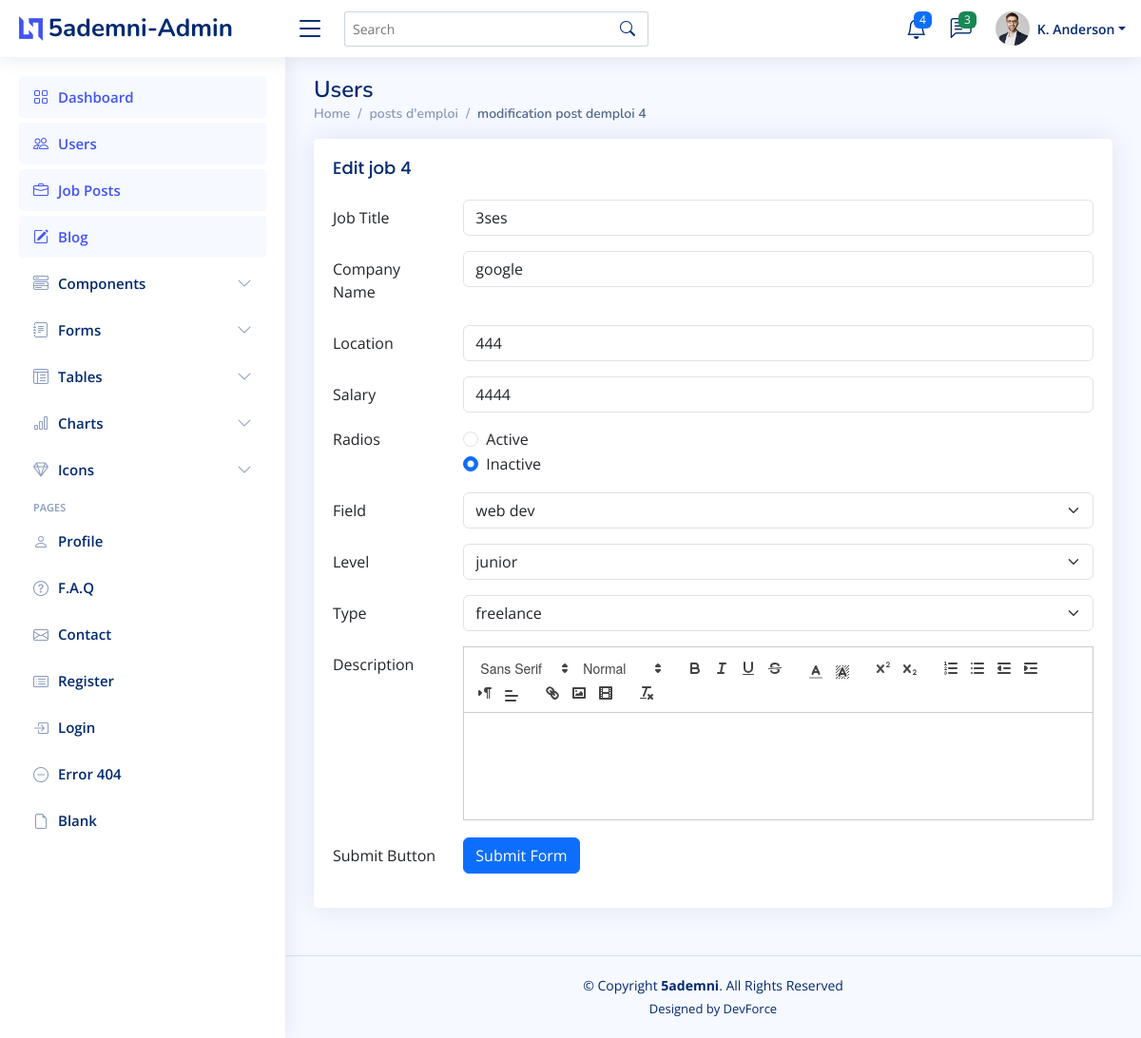
The page /view/back_office/edit-job.php?id=4 on the database its author committed.
### tables this page shows
CREATE TABLE IF NOT EXISTS `jobpostings` (
  `JobID` int NOT NULL AUTO_INCREMENT,
  `Title` varchar(30) NOT NULL,
  `Company` varchar(25) NOT NULL,
  `Location` varchar(30) NOT NULL,
  `PostingDate` datetime NOT NULL DEFAULT CURRENT_TIMESTAMP,
  `Salary` varchar(20) DEFAULT NULL,
  `Status` tinyint(1) NOT NULL DEFAULT '1',
  `FieldID` int DEFAULT NULL,
  `LevelID` int DEFAULT NULL,
  `EmploymentTypeID` int DEFAULT NULL,
  `JobDescription` varchar(1000) DEFAULT NULL,
  PRIMARY KEY (`JobID`),
  KEY `FieldID` (`FieldID`),
  KEY `EmploymentTypeID` (`EmploymentTypeID`),
  KEY `LevelID` (`LevelID`)
);

CREATE TABLE IF NOT EXISTS `fields` (
  `FieldID` int NOT NULL,
  `FieldName` varchar(20) NOT NULL,
  PRIMARY KEY (`FieldID`)
);

CREATE TABLE IF NOT EXISTS `levels` (
  `LevelID` int NOT NULL,
  `LevelName` varchar(10) DEFAULT NULL,
  PRIMARY KEY (`LevelID`)
);

CREATE TABLE IF NOT EXISTS `employmenttypes` (
  `EmploymentTypeID` int NOT NULL,
  `EmploymentTypeName` varchar(25) DEFAULT NULL,
  PRIMARY KEY (`EmploymentTypeID`)
);

### controller/jobPostC.php (called while the page is built, shortened)
<?php
class JobPostC
{
  public function getJobPostById($id)
  {
    $sql = "SELECT jobpostings.*, fields.FieldName, levels.LevelName, employmenttypes.EmploymentTypeName
        FROM jobpostings
        LEFT JOIN fields ON jobpostings.FieldID = fields.FieldID
        LEFT JOIN levels ON jobpostings.LevelID = levels.LevelID
        LEFT JOIN employmenttypes ON jobpostings.EmploymentTypeID = employmenttypes.EmploymentTypeID
        WHERE jobpostings.JobID = ?";
    $db = config::getConnexion();
    try {
      $stmt = $db->prepare($sql);
      $stmt->execute([$id]);
      $job_post = $stmt->fetch();
      return $job_post;
    } catch (Exception $e) {
      die('Erreur: ' . $e->getMessage());
    }
  }
}

### view/back_office/edit-job.php (the view, shortened to what this page needs)
<?php
include_once '../../Controller/jobPostC.php';
$jobPostC = new jobPostC();
if ($_SERVER["REQUEST_METHOD"] == "POST") {
  $id = $_GET['id'];
  $jobPost = new JobPost(
    $id,
    $_POST['title'],
    $_POST['company_name'],
    $_POST['location'],
    null,
    $_POST['salary'],
    $_POST['status'],
    $_POST['field_id'],
    $_POST['level_id'],
    $_POST['employment_type_id'],
    $_POST['description']
  );
  $jobPostC->updateJobPost($id, $jobPost);
  header('Location: job-posts.php');
  exit;
} elseif (isset($_GET['id'])) {
  $job_post = $jobPostC->getJobPostById($_GET['id']);
}
?>
<!DOCTYPE html>
<html lang="en">
<head>
  <link href="assets/vendor/bootstrap/css/bootstrap.min.css" rel="stylesheet" />
  <link href="assets/vendor/bootstrap-icons/bootstrap-icons.css" rel="stylesheet" />
  <link href="assets/vendor/boxicons/css/boxicons.min.css" rel="stylesheet" />
  <link href="assets/vendor/quill/quill.snow.css" rel="stylesheet" />
  <link href="assets/vendor/quill/quill.bubble.css" rel="stylesheet" />
  <link href="assets/vendor/remixicon/remixicon.css" rel="stylesheet" />
  <link href="assets/vendor/simple-datatables/style.css" rel="stylesheet" />
  <link href="assets/css/style.css" rel="stylesheet" />
</head>
<body>
  <header id="header" class="header fixed-top d-flex align-items-center">
    <div class="d-flex align-items-center justify-content-between">
      <a href="index.html" class="logo d-flex align-items-center">
        <img src="assets/img/logo.png" alt="" />
        <span class="d-none d-lg-block">5ademni-Admin</span>
      </a>
      <i class="bi bi-list toggle-sidebar-btn"></i>
    </div>
    <div class="search-bar">
      <form class="search-form d-flex align-items-center" method="POST" action="#">
        <input type="text" name="query" placeholder="Search" title="Enter search keyword" />
        <button type="submit" title="Search">
          <i class="bi bi-search"></i>
        </button>
      </form>
    </div>
    <nav class="header-nav ms-auto">
      <ul class="d-flex align-items-center">
        <li class="nav-item dropdown">
          <a class="nav-link nav-icon" href="#" data-bs-toggle="dropdown">
            <i class="bi bi-bell"></i>
            <span class="badge bg-primary badge-number">4</span> </a>
        </li>
        <li class="nav-item dropdown">
          <a class="nav-link nav-icon" href="#" data-bs-toggle="dropdown">
            <i class="bi bi-chat-left-text"></i>
            <span class="badge bg-success badge-number">3</span> </a>
        </li>
        <li class="nav-item dropdown pe-3">
          <a class="nav-link nav-profile d-flex align-items-center pe-0" href="#" data-bs-toggle="dropdown">
            <img src="assets/img/profile-img.jpg" alt="Profile" class="rounded-circle" />
            <span class="d-none d-md-block dropdown-toggle ps-2">K. Anderson</span> </a>
        </li>
      </ul>
    </nav>
  </header>
  <aside id="sidebar" class="sidebar">
    <ul class="sidebar-nav" id="sidebar-nav">
      <li class="nav-item">
        <a class="nav-link" href="index.html">
          <i class="bi bi-grid"></i>
          <span>Dashboard</span>
        </a>
      </li>
      <li class="nav-item">
        <a class="nav-link" href="users.html">
          <i class="bi bi-people"></i>
          <span>Users</span>
        </a>
      </li>
      <li class="nav-item">
        <a class="nav-link" href="job-posts.php">
          <i class="bi bi-briefcase"></i>
          <span>Job Posts</span>
        </a>
      </li>
      <li class="nav-item">
        <a class="nav-link" href="blog.html">
          <i class="bi bi-pencil-square"></i>
          <span>Blog</span>
        </a>
      </li>
      <li class="nav-item">
        <a class="nav-link collapsed" data-bs-target="#components-nav" data-bs-toggle="collapse" href="#">
          <i class="bi bi-menu-button-wide"></i><span>Components</span><i class="bi bi-chevron-down ms-auto"></i>
        </a>
      </li>
      <li class="nav-item">
        <a class="nav-link collapsed" data-bs-target="#forms-nav" data-bs-toggle="collapse" href="#">
          <i class="bi bi-journal-text"></i><span>Forms</span><i class="bi bi-chevron-down ms-auto"></i>
        </a>
      </li>
      <li class="nav-item">
        <a class="nav-link collapsed" data-bs-target="#tables-nav" data-bs-toggle="collapse" href="#">
          <i class="bi bi-layout-text-window-reverse"></i><span>Tables</span><i class="bi bi-chevron-down ms-auto"></i>
        </a>
      </li>
      <li class="nav-item">
        <a class="nav-link collapsed" data-bs-target="#charts-nav" data-bs-toggle="collapse" href="#">
          <i class="bi bi-bar-chart"></i><span>Charts</span><i class="bi bi-chevron-down ms-auto"></i>
        </a>
      </li>
      <li class="nav-item">
        <a class="nav-link collapsed" data-bs-target="#icons-nav" data-bs-toggle="collapse" href="#">
          <i class="bi bi-gem"></i><span>Icons</span><i class="bi bi-chevron-down ms-auto"></i>
        </a>
      </li>
      <li class="nav-heading">Pages</li>
      <li class="nav-item">
        <a class="nav-link collapsed" href="users-profile.html">
          <i class="bi bi-person"></i>
          <span>Profile</span>
        </a>
      </li>
      <li class="nav-item">
        <a class="nav-link collapsed" href="pages-faq.html">
          <i class="bi bi-question-circle"></i>
          <span>F.A.Q</span>
        </a>
      </li>
      <li class="nav-item">
        <a class="nav-link collapsed" href="pages-contact.html">
          <i class="bi bi-envelope"></i>
          <span>Contact</span>
        </a>
      </li>
      <li class="nav-item">
        <a class="nav-link collapsed" href="pages-register.html">
          <i class="bi bi-card-list"></i>
          <span>Register</span>
        </a>
      </li>
      <li class="nav-item">
        <a class="nav-link collapsed" href="pages-login.html">
          <i class="bi bi-box-arrow-in-right"></i>
          <span>Login</span>
        </a>
      </li>
      <li class="nav-item">
        <a class="nav-link collapsed" href="pages-error-404.html">
          <i class="bi bi-dash-circle"></i>
          <span>Error 404</span>
        </a>
      </li>
      <li class="nav-item">
        <a class="nav-link collapsed" href="pages-blank.html">
          <i class="bi bi-file-earmark"></i>
          <span>Blank</span>
        </a>
      </li>
    </ul>
  </aside>
  <main id="main" class="main">
    <div class="pagetitle">
      <h1>Users</h1>
      <nav>
        <ol class="breadcrumb">
          <li class="breadcrumb-item"><a href="index.php">Home</a></li>
          <li class="breadcrumb-item"><a href="job-posts.php">posts d'emploi</a></li>
          <li class="breadcrumb-item active">modification post demploi <?php echo $job_post['JobID']; ?></li>
        </ol>
      </nav>
    </div>
    <div class="card">
      <div class="card-body">
        <h5 class="card-title">Edit job <?php echo $job_post['JobID']; ?></h5>
        <form method="POST">
          <div class="row mb-3">
            <label for="inputText" class="col-sm-2 col-form-label">Job Title</label>
            <div class="col-sm-10">
              <input type="text" class="form-control" name="title" value="<?php echo $job_post['Title']; ?>">
            </div>
          </div>
          <div class="row mb-3">
            <label for="inputText" class="col-sm-2 col-form-label">Company Name</label>
            <div class="col-sm-10">
              <input type="text" class="form-control" name="company_name" value="<?php echo $job_post['Company']; ?>">
            </div>
          </div>
          <div class=" row mb-3">
            <label for="inputText" class="col-sm-2 col-form-label">Location</label>
            <div class="col-sm-10">
              <input type="text" class="form-control" name="location" value="<?php echo $job_post['Location']; ?>">
            </div>
          </div>
          <div class="row mb-3">
            <label for="inputText" class="col-sm-2 col-form-label">Salary</label>
            <div class="col-sm-10">
              <input type="text" class="form-control" name="salary" value="<?php echo $job_post['Salary']; ?>">
            </div>
          </div>
          <fieldset class="row mb-3">
            <legend class="col-form-label col-sm-2 pt-0">Radios</legend>
            <div class="col-sm-10">
              <div class="form-check">
                <input class="form-check-input" type="radio" name="status" id="gridRadios1" value="1" <?php echo $job_post['Status'] == 1 ? 'checked' : ''; ?>>
                <label class="form-check-label" for="gridRadios1">
                  Active
                </label>
              </div>
              <div class="form-check">
                <input class="form-check-input" type="radio" name="status" id="gridRadios2" value="0" <?php echo $job_post['Status'] == 0 ? 'checked' : ''; ?>>
                <label class="form-check-label" for="gridRadios2">
                  Inactive
                </label>
              </div>
            </div>
          </fieldset>
          <div class="row mb-3">
            <label class="col-sm-2 col-form-label">Field</label>
            <div class="col-sm-10">
              <select class="form-select" name="field_id" aria-label="Default select example">
                <option selected value="<?php echo $job_post['FieldID']; ?>"><?php echo $job_post['FieldName']; ?></option>
              </select>
            </div>
          </div>
          <div class="row mb-3">
            <label class="col-sm-2 col-form-label">Level</label>
            <div class="col-sm-10">
              <select class="form-select" name="level_id" aria-label="Default select example">
                <option selected value="<?php echo $job_post['LevelID']; ?>"><?php echo $job_post['LevelName']; ?></option>
              </select>
            </div>
          </div>
          <div class="row mb-3">
            <label class="col-sm-2 col-form-label">Type</label>
            <div class="col-sm-10">
              <select class="form-select" name="employment_type_id" aria-label="Default select example">
                <option selected value="<?php echo $job_post['EmploymentTypeID']; ?>"><?php echo $job_post['EmploymentTypeName']; ?></option>
              </select>
            </div>
          </div>
          <div class="row mb-3">
            <label class="col-sm-2 col-form-label">Description</label>
            <div class="col-sm-10">
              <div class="quill-editor-full">
              </div>
            </div>
          </div>
          <br>
          <br>
          <br>
          <div class="row mb-3">
            <label class="col-sm-2 col-form-label">Submit Button</label>
            <div class="col-sm-10">
              <button type="submit" class="btn btn-primary" value="Submit">Submit Form</button>
            </div>
          </div>
        </form>
      </div>
    </div>
  </main>
  <footer id="footer" class="footer">
    <div class="copyright">
      &copy; Copyright <strong><span>5ademni</span></strong>. All Rights Reserved
    </div>
    <div class="credits">
      Designed by DevForce
    </div>
  </footer>
</body>
</html>

### view/back_office/assets/css/style.css (style rules this page uses)
:root { scroll-behavior: smooth; }
body { font-family: "Open Sans", sans-serif; background: #f6f9ff; color: #444444; }
a { color: #4154f1; text-decoration: none; }
h1, h2, h3, h4, h5, h6 { font-family: "Nunito", sans-serif; }
#main { margin-top: 60px; padding: 20px 30px; transition: all 0.3s; }
.pagetitle { margin-bottom: 10px; }
.pagetitle h1 { font-size: 24px; margin-bottom: 0; font-weight: 600; color: #012970; }
.card { margin-bottom: 30px; border: none; border-radius: 5px; box-shadow: 0px 0 30px rgba(1, 41, 112, 0.1); }
.card-title { padding: 20px 0 15px 0; font-size: 18px; font-weight: 500; color: #012970; font-family: "Poppins", sans-serif; }
.card-body { padding: 0 20px 20px 20px; }
.breadcrumb { font-size: 14px; font-family: "Nunito", sans-serif; color: #899bbd; font-weight: 600; }
.breadcrumb a { color: #899bbd; transition: 0.3s; }
.breadcrumb .breadcrumb-item::before { color: #899bbd; }
.breadcrumb .active { color: #51678f; font-weight: 600; }
.logo { line-height: 1; }
@media (min-width: 1200px) { .logo { width: 280px; } }
.logo img { max-height: 26px; margin-right: 6px; }
.logo span { font-size: 26px; font-weight: 700; color: #012970; font-family: "Nunito", sans-serif; }
.header { transition: all 0.5s; z-index: 997; height: 60px; box-shadow: 0px 2px 20px rgba(1, 41, 112, 0.1); background-color: #fff; padding-left: 20px; }
.header .toggle-sidebar-btn { font-size: 32px; padding-left: 10px; cursor: pointer; color: #012970; }
.header .search-bar { min-width: 360px; padding: 0 20px; }
.header .search-form { width: 100%; }
.header .search-form input { border: 0; font-size: 14px; color: #012970; border: 1px solid rgba(1, 41, 112, 0.2); padding: 7px 38px 7px 8px; border-radius: 3px; transition: 0.3s; width: 100%; }
.header .search-form button { border: 0; padding: 0; margin-left: -30px; background: none; }
.header .search-form button i { color: #012970; }
.header-nav ul { list-style: none; }
.header-nav>ul { margin: 0; padding: 0; }
.header-nav .nav-icon { font-size: 22px; color: #012970; margin-right: 25px; position: relative; }
.header-nav .nav-profile { color: #012970; }
.header-nav .nav-profile img { max-height: 36px; }
.header-nav .nav-profile span { font-size: 14px; font-weight: 600; }
.header-nav .badge-number { position: absolute; inset: -2px -5px auto auto; font-weight: normal; font-size: 12px; padding: 3px 6px; }
.sidebar { position: fixed; top: 60px; left: 0; bottom: 0; width: 300px; z-index: 996; transition: all 0.3s; padding: 20px; overflow-y: auto; scrollbar-width: thin; scrollbar-color: #aab7cf transparent; box-shadow: 0px 0px 20px rgba(1, 41, 112, 0.1); background-color: #fff; }
@media (min-width: 1200px) { #main, #footer { margin-left: 300px; } }
.sidebar-nav { padding: 0; margin: 0; list-style: none; }
.sidebar-nav li { padding: 0; margin: 0; list-style: none; }
.sidebar-nav .nav-item { margin-bottom: 5px; }
.sidebar-nav .nav-heading { font-size: 11px; text-transform: uppercase; color: #899bbd; font-weight: 600; margin: 10px 0 5px 15px; }
.sidebar-nav .nav-link { display: flex; align-items: center; font-size: 15px; font-weight: 600; color: #4154f1; transition: 0.3; background: #f6f9ff; padding: 10px 15px; border-radius: 4px; }
.sidebar-nav .nav-link i { font-size: 16px; margin-right: 10px; color: #4154f1; }
.sidebar-nav .nav-link.collapsed { color: #012970; background: #fff; }
.sidebar-nav .nav-link.collapsed i { color: #899bbd; }
.sidebar-nav .nav-link .bi-chevron-down { margin-right: 0; transition: transform 0.2s ease-in-out; }
.footer { padding: 20px 0; font-size: 14px; transition: all 0.3s; border-top: 1px solid #cddfff; }
.footer .copyright { text-align: center; color: #012970; }
.footer .credits { padding-top: 5px; text-align: center; font-size: 13px; color: #012970; }

### rows shown on the page
jobpostings: JobID "4", title "3ses", company_name "google", location "444", salary "4444", Status "☐ Active", Status "☑ Inactive", field_id "web dev", level_id "junior", employment_type_id "freelance"
